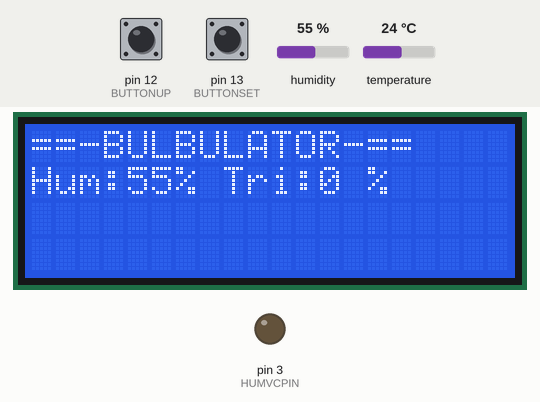
This sketch was run on a simulated Arduino Uno, built with avr-gcc and run on an emulated ATmega328P. Shown: 20×4 character LCD, output pins drawn as LEDs (lit = HIGH). The inputs (shaded band) are chosen by the test bench; at power-on: pin 12 (BUTTONUP) HIGH, pin 13 (BUTTONSET) HIGH, humidity 55 %, temperature 24 °C.

Above: at 1.2 s.
1.3 s: pin 12 (BUTTONUP) pulled LOW for 0.4 s
At 1.9 s:
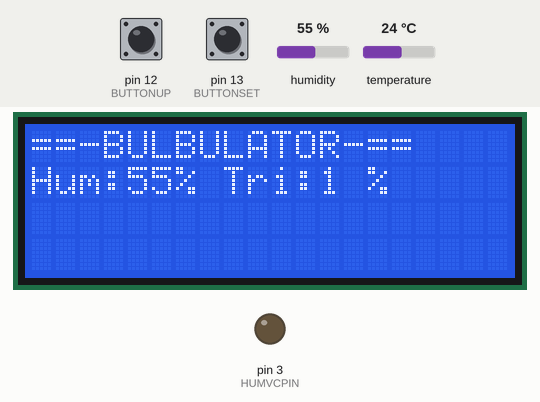
3.2 s: pin 12 (BUTTONUP) pulled LOW for 1 s
5.7 s: pin 13 (BUTTONSET) pulled LOW for 1 s
8.2 s: humidity set to 22 %
At 8.8 s:
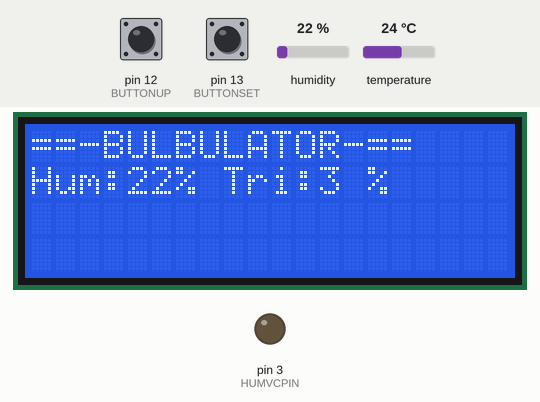
9.7 s: humidity set to 40 %
At 10.3 s:
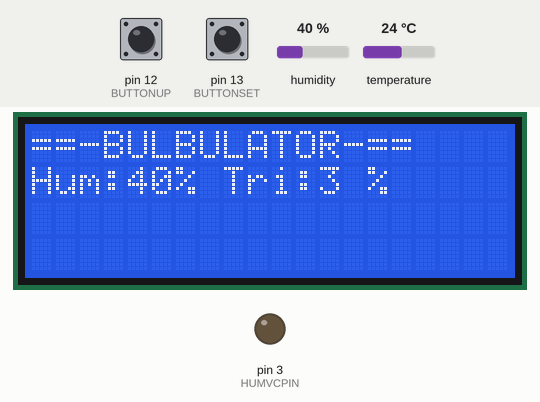
11.3 s: humidity set to 68 %
At 11.8 s:
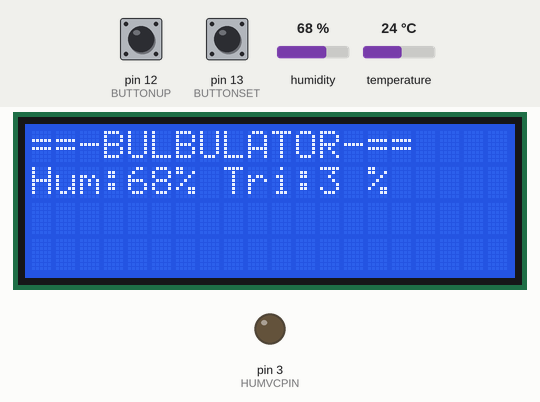
Timing chart, 0 to 14.0 s (numbered marks = the images above; inputs shaded):
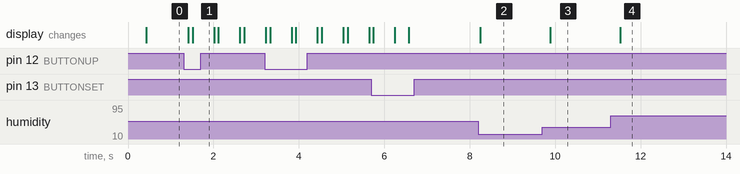

The sketch:

bulbulator.ino
```cpp
#include <Wire.h>
#include <LiquidCrystal_I2C.h>
#include <dht11.h>


#define DHT11PIN 4
#define HUMVCPIN 3

#define BUTTONUP 12
#define BUTTONSET 13

LiquidCrystal_I2C lcd(0x27,20,4);

dht11 DHT11;

int TRIGERHUM = 0;
void setup()
{
  pinMode(BUTTONUP, INPUT_PULLUP);   // 12
  pinMode(BUTTONSET, INPUT_PULLUP);  // 13

  pinMode(HUMVCPIN, OUTPUT);

  digitalWrite(HUMVCPIN, LOW);

  lcd.init();
  lcd.backlight();
  Serial.begin(9600);
  menu();
}

void menu()
{

  lcd.clear();
  lcd.setCursor(0, 0);
  lcd.print("==-BULBULATOR-==");
  lcd.setCursor(0, 1);
  lcd.print("Hum:");
  lcd.setCursor(6, 1);
  lcd.print("% Tri:");
  lcd.setCursor(14, 1);
  lcd.print("%");
}

void loop()
{


  Serial.println();

 int chk = DHT11.read(DHT11PIN);

 lcd.setCursor(4, 1);
 lcd.print((int)DHT11.humidity);
 delay(300);
 lcd.setCursor(12, 1);
 lcd.print(TRIGERHUM);

 if(digitalRead(BUTTONUP) == 0)
 {

  for(;;)
  {

    lcd.setCursor(12, 1);
    lcd.print("  ");

    if(digitalRead(BUTTONSET) == 0)
    {
      break;
    }

    delay(100);
    if(digitalRead(BUTTONUP) == 0)
    {

      if(0 <= TRIGERHUM && TRIGERHUM < 99 )
      {
        TRIGERHUM = TRIGERHUM + 1;
      }
      else
      {
        TRIGERHUM = 0;
      }
    }

    lcd.setCursor(12, 1);
    lcd.print(TRIGERHUM);
    delay(500);
  }
 }
 if(DHT11.humidity < TRIGERHUM)
 {
  digitalWrite(HUMVCPIN, HIGH);
 }else
 {
  digitalWrite(HUMVCPIN, LOW);
 }
}
```

Measured:
- after the input at 1.3 s, the display: first changes after 0.11 s (image 1 shows a later state)
- after the input at 8.2 s, the display: changes at once (image 2)
- after the input at 9.7 s, the display: changes after 0.18 s (image 3)
- after the input at 11.3 s, the display: changes after 0.22 s (image 4)
